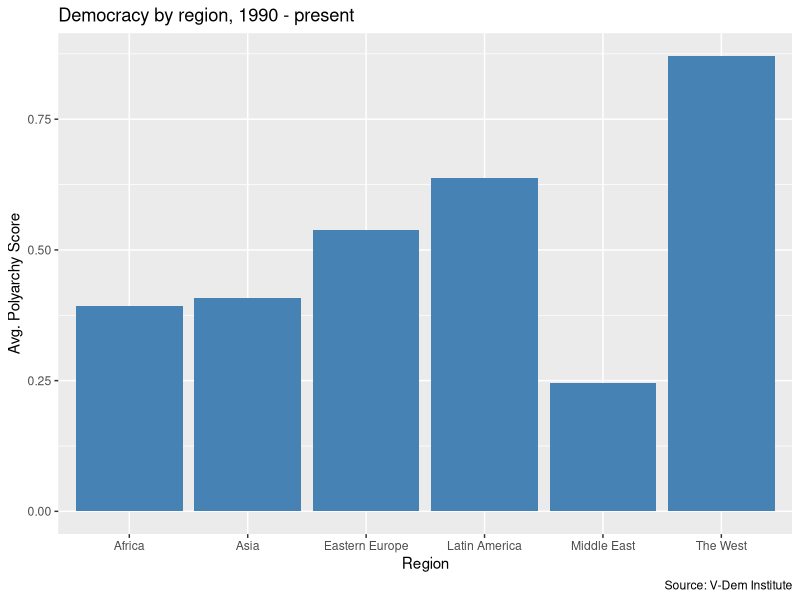
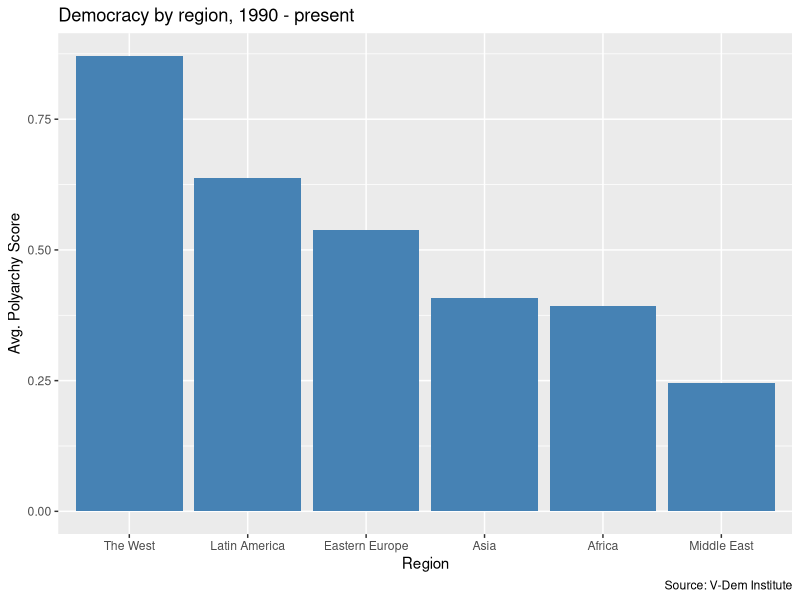
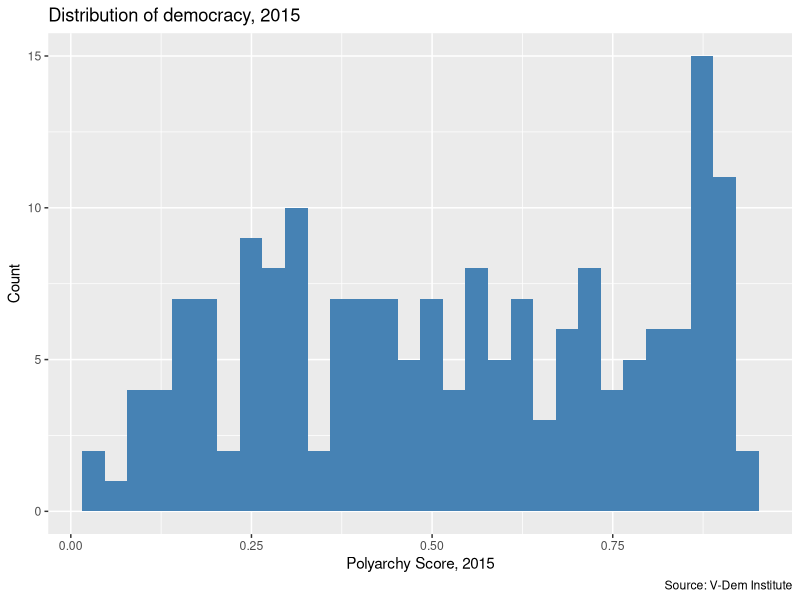

These figures' R source, in order:
## ---- chunk 1
#| label: setup
library(readr)
library(dplyr)
library(ggplot2)
## ---- chunk 2
#| label: barchart
dem_summary <- read_csv("data/dem_summary.csv")

ggplot(dem_summary, aes(x = region, y = polyarchy)) + # ggplot call
  geom_col(fill = "steelblue") + # we use geom_col() for a a bar chart
  labs(
    x = "Region", 
    y = "Avg. Polyarchy Score", 
    title = "Democracy by region, 1990 - present", 
    caption = "Source: V-Dem Institute"
    )
## ---- chunk 3
#| label: reorder
ggplot(dem_summary, aes(x = reorder(region, -polyarchy), y = polyarchy)) +
  geom_col(fill = "steelblue") + 
  labs(
    x = "Region", 
    y = "Avg. Polyarchy Score", 
    title = "Democracy by region, 1990 - present", 
    caption = "Source: V-Dem Institute"
    )
## ---- chunk 4
#| label: histogram
dem_women_2015 <- read_csv("data/dem_women.csv") |> 
  filter(year == 2015) 

ggplot(dem_women_2015, aes(x = polyarchy)) + # only specify x for histogram
  geom_histogram(fill = "steelblue") + # geom is a histogram
  labs(
    x = "Polyarchy Score, 2015", 
    y = "Count",
    title = "Distribution of democracy, 2015", 
    caption = "Source: V-Dem Institute"
    )
